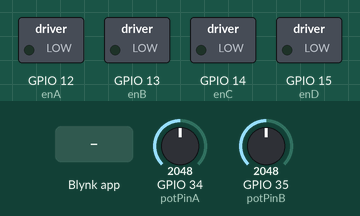
This sketch was run on a simulated ESP32. Parts: switched loads named in the sketch (green lamp = pin HIGH). The inputs (shaded band) are chosen by the test bench; at power-on: GPIO 34 (potPinA) = 2048, GPIO 35 (potPinB) = 2048. WiFi joins after 1.5 s; servers stay silent unless stated.

Above: at 3.0 s.
3.1 s: Blynk app writes 1 to V1
At 3.7 s:
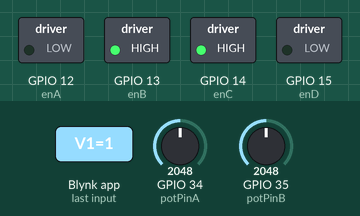
4.6 s: GPIO 34 (potPinA) set to 2952
6.1 s: GPIO 34 (potPinA) set to 3018
At 7.2 s:
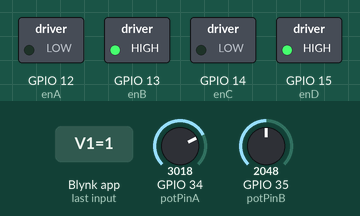
7.6 s: GPIO 35 (potPinB) set to 2949
9.1 s: GPIO 35 (potPinB) set to 3021
At 9.5 s:
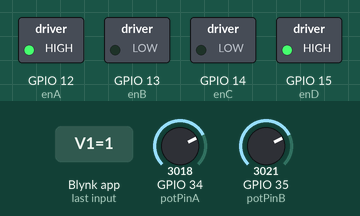
10.6 s: GPIO 34 (potPinA) set to 2866
At 11.8 s:
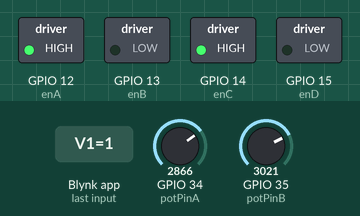
Timing chart, 0 to 13.1 s (numbered marks = the images above; inputs shaded):
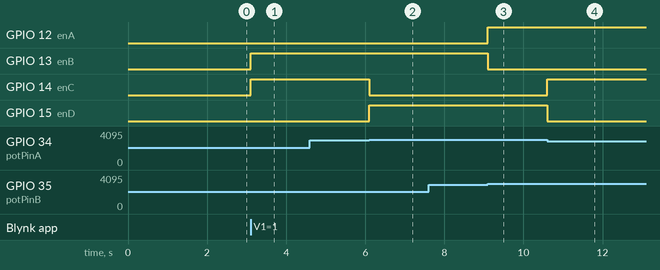

The sketch:

13C_Control_START_STOP.ino
```cpp
#define BLYNK_PRINT Serial
#include <WiFi.h>
#include <WiFiClient.h>
#include <BlynkSimpleEsp32.h>

/*Sesuaikan dengan Auth Token saat Blynk Project dibuat (konfirmasi via e-Mail)*/
char auth[] = "";

/*Sesuaikan SSID Name dan Password Portable Hotspot yang digunakan*/
char ssid[] = "Hallo";
char pass[] = "12345678";


const int potPinA = 34;                            // sensor kiri
const int potPinB = 35;                             // sensor kanan
int sensor_kiri;                                    // deklarasi variable sensor kiri
int sensor_kanan;                                   // deklarasi variable sensor kanan

float voltage_kiri;                                 // deklarasi variabel voltage dari sensor kiri
float voltage_kanan;                                // deklarasi variabel voltage dari sensor kanan
float vth_kanan=2.4;                                   //deklarasi variabel threshold voltage dari sensor kanan
float vth_kiri=2.4;                                  //deklarasi variabel threshold voltage dari sensor kiri

boolean warna_kanan;
boolean warna_kiri;
char* table_warna[]={"hitam", "putih"};

uint8_t enC = 14; // mot kiri
uint8_t enD = 15; // mot kiri

uint8_t enA = 12; // mot kanan
uint8_t enB = 13;// mot kanan

int sta=0;

BlynkTimer timer;
BLYNK_WRITE(V1)
{
  int pinValue = param.asInt();                       // assigning incoming value from pin V1 to a variable
  sta=pinValue;
}

void myTimerEvent()
{
  Blynk.virtualWrite(V5, voltage_kiri * 1000);
  Blynk.virtualWrite(V6, voltage_kanan * 1000);
}

void setup()
{
  // Debug console
  Serial.begin(9600);
  Blynk.begin(auth, ssid, pass);

  ledcAttachPin(enC, 1);
  ledcAttachPin(enD, 2);
  ledcAttachPin(enA, 3);
  ledcAttachPin(enB, 4);
                                                     // channels 0-15, resolution 1-16 bits, freq limits depend on resolution
                                                      // ledcSetup(uint8_t channel, uint32_t freq, uint8_t resolution_bits);
  ledcSetup(1, 12000, 8);                             // 12 kHz PWM, 8-bit resolution
  ledcSetup(2, 12000, 8);
  ledcSetup(3, 12000, 8);                             // 12 kHz PWM, 8-bit resolution
  ledcSetup(4, 12000, 8);
  // Setup a function to be called every second
  timer.setInterval(1000L, myTimerEvent);
}

void loop()
{
//kiri();
  Blynk.run();
  timer.run(); // Initiates BlynkTimer
  read_voltage_all_sensor();                        // return voltage_kiri(v)  dan  voltage_kanan(v)
  deteksi_warna();
  if(sta==1)
  {aksi_motor();}
  else
  {berhenti();}
                                                        // Serial.print(voltage_kiri);Serial.println(voltage_kanan);
}
```

fungsi.ino
```cpp
void aksi_motor()
{
  if(warna_kiri==0 && warna_kanan==0)
  {maju();}
  else if(warna_kiri==0 && warna_kanan==1)
  {kiri();}
  else if(warna_kiri==1 && warna_kanan==0)
  {kanan();}
  else{
  mundur();
  }
 }


void read_voltage_all_sensor()
{
  sensor_kiri=analogRead(potPinA);                // Baca data ADC dari potpinA ditampung di variabel sensor_kiri
  sensor_kanan=analogRead(potPinB);               // Baca data ADC dari potpinA ditampung di variabel sensor_kanan
  voltage_kiri=convert_to_voltage(sensor_kiri);
  voltage_kanan=convert_to_voltage(sensor_kanan);
  }

void deteksi_warna()
{
  // mencari keputusan sensor mendeteksi warna hitam atau putih
  if(voltage_kanan >= vth_kanan) warna_kanan=1; // putih=1  hitam=0
  else
    warna_kanan=0;

  if(voltage_kiri >= vth_kiri) warna_kiri=1;
  else
    warna_kiri=0;
  // hasil keluarannya kalau putih=1 kalauhitam=0

  }


float convert_to_voltage(int xx)
{ float temp;
  temp = xx * (3.3 / 4096.0);
  return temp;
  }


void mundur()
{
  ledcWrite(1, 0);
  ledcWrite(2, 255);
  ledcWrite(3, 255);
  ledcWrite(4, 0);
  }

void berhenti()
{
  ledcWrite(1, 0);
  ledcWrite(2, 0);
  ledcWrite(3, 0);
  ledcWrite(4, 0);
  }
 void kanan()
 {
   ledcWrite(3, 0);
   ledcWrite(4, 255);
   ledcWrite(1, 0);
   ledcWrite(2, 255);

  }
 void kiri()
 {
   ledcWrite(3, 255);
   ledcWrite(4, 0);
   ledcWrite(1, 255);
   ledcWrite(2, 0);
  }

  void maju()
  {

   ledcWrite(1, 255);
   ledcWrite(2, 0);
   ledcWrite(3, 0);
   ledcWrite(4, 255);
    }
```

Measured:
- the behaviour switches between 2978 and 2979 on GPIO 34 (potPinA) (found by bisection; images 1 and 2)
- the behaviour switches between 2978 and 2979 on GPIO 35 (potPinB) (found by bisection; images 2 and 3)
- after the input at 3.1 s, GPIO 13 (enB), GPIO 14 (enC): LOW → HIGH at once
- after the input at 4.6 s, every drawn part: stays the same
- after the input at 6.1 s, GPIO 14 (enC): HIGH → LOW at once; GPIO 15 (enD): LOW → HIGH at once
- after the input at 7.6 s, every drawn part: stays the same
- after the input at 9.1 s, GPIO 12 (enA): LOW → HIGH at once; GPIO 13 (enB): HIGH → LOW at once
- after the input at 10.6 s, GPIO 14 (enC): LOW → HIGH at once; GPIO 15 (enD): HIGH → LOW at once
